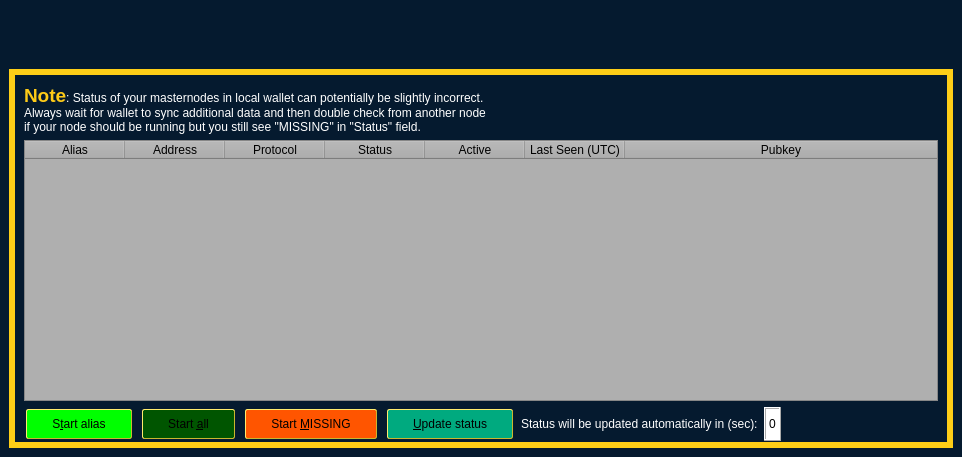
<?xml version="1.0" encoding="UTF-8"?>
<ui version="4.0">
 <class>MasternodeList</class>
 <widget class="QWidget" name="MasternodeList">
  <property name="geometry">
   <rect>
    <x>0</x>
    <y>0</y>
    <width>962</width>
    <height>457</height>
   </rect>
  </property>
  <property name="windowTitle">
   <string>Form</string>
  </property>
  <property name="styleSheet">
   <string notr="true">background-color: rgb(5, 26, 47);
color: black;</string>
  </property>
  <layout class="QVBoxLayout" name="topLayout" stretch="0">
   <property name="margin">
    <number>9</number>
   </property>
   <item>
    <layout class="QVBoxLayout" name="verticalLayout_Master" stretch="0,1">
     <property name="spacing">
      <number>0</number>
     </property>
     <item>
      <widget class="QFrame" name="frame_Header">
       <property name="styleSheet">
        <string notr="true">background: transparent</string>
       </property>
       <layout class="QVBoxLayout" name="verticalLayout_4">
        <property name="margin">
         <number>0</number>
        </property>
        <item>
         <layout class="QHBoxLayout" name="horizontalLayout_Header" stretch="1,0">
          <item>
           <spacer name="horizontalSpacer">
            <property name="orientation">
             <enum>Qt::Horizontal</enum>
            </property>
            <property name="sizeHint" stdset="0">
             <size>
              <width>40</width>
              <height>20</height>
             </size>
            </property>
           </spacer>
          </item>
          <item>
           <widget class="QLabel" name="labelOverviewHeaderRight">
            <property name="minimumSize">
             <size>
              <width>464</width>
              <height>60</height>
             </size>
            </property>
            <property name="maximumSize">
             <size>
              <width>16777215</width>
              <height>60</height>
             </size>
            </property>
            <property name="font">
             <font>
              <pointsize>14</pointsize>
             </font>
            </property>
            <property name="styleSheet">
             <string notr="true">background: transparent	</string>
            </property>
            <property name="text">
             <string/>
            </property>
            <property name="alignment">
             <set>Qt::AlignRight|Qt::AlignTrailing|Qt::AlignVCenter</set>
            </property>
           </widget>
          </item>
         </layout>
        </item>
       </layout>
      </widget>
     </item>
     <item>
      <widget class="QFrame" name="frame_BG">
       <property name="styleSheet">
        <string notr="true">background-color: rgb(254, 206, 23);
color: black;</string>
       </property>
       <layout class="QVBoxLayout" name="verticalLayout_3">
        <property name="margin">
         <number>6</number>
        </property>
        <item>
         <widget class="QFrame" name="frame_Content">
          <layout class="QVBoxLayout" name="verticalLayout">
           <property name="spacing">
            <number>0</number>
           </property>
           <property name="margin">
            <number>0</number>
           </property>
           <item>
            <layout class="QGridLayout" name="gridLayout_2">
             <property name="spacing">
              <number>2</number>
             </property>
             <item row="0" column="0">
              <widget class="QFrame" name="frameList">
               <property name="styleSheet">
                <string notr="true">background-color: rgb(5, 26, 47);
color: black;</string>
               </property>
               <layout class="QVBoxLayout" name="verticalLayout_2">
                <property name="bottomMargin">
                 <number>1</number>
                </property>
                <item>
                 <layout class="QHBoxLayout" name="horizontalLayout_note">
                  <property name="bottomMargin">
                   <number>0</number>
                  </property>
                  <item>
                   <widget class="QLabel" name="updateNote">
                    <property name="styleSheet">
                     <string notr="true">background-color: transparent;
color: white;</string>
                    </property>
                    <property name="text">
                     <string>&lt;html&gt;&lt;head/&gt;&lt;body&gt;&lt;p&gt;&lt;span style=&quot; font-size:14pt; font-weight:600; color:#fecb17;&quot;&gt;Note&lt;/span&gt;: Status of your masternodes in local wallet can potentially be slightly incorrect.&lt;br/&gt;Always wait for wallet to sync additional data and then double check from another node&lt;br/&gt;if your node should be running but you still see &amp;quot;MISSING&amp;quot; in &amp;quot;Status&amp;quot; field.&lt;/p&gt;&lt;/body&gt;&lt;/html&gt;</string>
                    </property>
                   </widget>
                  </item>
                 </layout>
                </item>
                <item>
                 <widget class="QTableWidget" name="tableWidgetMyMasternodes">
                  <property name="minimumSize">
                   <size>
                    <width>695</width>
                    <height>0</height>
                   </size>
                  </property>
                  <property name="palette">
                   <palette>
                    <active>
                     <colorrole role="WindowText">
                      <brush brushstyle="SolidPattern">
                       <color alpha="255">
                        <red>0</red>
                        <green>0</green>
                        <blue>0</blue>
                       </color>
                      </brush>
                     </colorrole>
                     <colorrole role="Button">
                      <brush brushstyle="SolidPattern">
                       <color alpha="255">
                        <red>175</red>
                        <green>175</green>
                        <blue>175</blue>
                       </color>
                      </brush>
                     </colorrole>
                     <colorrole role="Text">
                      <brush brushstyle="SolidPattern">
                       <color alpha="255">
                        <red>0</red>
                        <green>0</green>
                        <blue>0</blue>
                       </color>
                      </brush>
                     </colorrole>
                     <colorrole role="ButtonText">
                      <brush brushstyle="SolidPattern">
                       <color alpha="255">
                        <red>0</red>
                        <green>0</green>
                        <blue>0</blue>
                       </color>
                      </brush>
                     </colorrole>
                     <colorrole role="Base">
                      <brush brushstyle="SolidPattern">
                       <color alpha="255">
                        <red>175</red>
                        <green>175</green>
                        <blue>175</blue>
                       </color>
                      </brush>
                     </colorrole>
                     <colorrole role="Window">
                      <brush brushstyle="SolidPattern">
                       <color alpha="255">
                        <red>175</red>
                        <green>175</green>
                        <blue>175</blue>
                       </color>
                      </brush>
                     </colorrole>
                    </active>
                    <inactive>
                     <colorrole role="WindowText">
                      <brush brushstyle="SolidPattern">
                       <color alpha="255">
                        <red>0</red>
                        <green>0</green>
                        <blue>0</blue>
                       </color>
                      </brush>
                     </colorrole>
                     <colorrole role="Button">
                      <brush brushstyle="SolidPattern">
                       <color alpha="255">
                        <red>175</red>
                        <green>175</green>
                        <blue>175</blue>
                       </color>
                      </brush>
                     </colorrole>
                     <colorrole role="Text">
                      <brush brushstyle="SolidPattern">
                       <color alpha="255">
                        <red>0</red>
                        <green>0</green>
                        <blue>0</blue>
                       </color>
                      </brush>
                     </colorrole>
                     <colorrole role="ButtonText">
                      <brush brushstyle="SolidPattern">
                       <color alpha="255">
                        <red>0</red>
                        <green>0</green>
                        <blue>0</blue>
                       </color>
                      </brush>
                     </colorrole>
                     <colorrole role="Base">
                      <brush brushstyle="SolidPattern">
                       <color alpha="255">
                        <red>175</red>
                        <green>175</green>
                        <blue>175</blue>
                       </color>
                      </brush>
                     </colorrole>
                     <colorrole role="Window">
                      <brush brushstyle="SolidPattern">
                       <color alpha="255">
                        <red>175</red>
                        <green>175</green>
                        <blue>175</blue>
                       </color>
                      </brush>
                     </colorrole>
                    </inactive>
                    <disabled>
                     <colorrole role="WindowText">
                      <brush brushstyle="SolidPattern">
                       <color alpha="255">
                        <red>0</red>
                        <green>0</green>
                        <blue>0</blue>
                       </color>
                      </brush>
                     </colorrole>
                     <colorrole role="Button">
                      <brush brushstyle="SolidPattern">
                       <color alpha="255">
                        <red>175</red>
                        <green>175</green>
                        <blue>175</blue>
                       </color>
                      </brush>
                     </colorrole>
                     <colorrole role="Text">
                      <brush brushstyle="SolidPattern">
                       <color alpha="255">
                        <red>0</red>
                        <green>0</green>
                        <blue>0</blue>
                       </color>
                      </brush>
                     </colorrole>
                     <colorrole role="ButtonText">
                      <brush brushstyle="SolidPattern">
                       <color alpha="255">
                        <red>0</red>
                        <green>0</green>
                        <blue>0</blue>
                       </color>
                      </brush>
                     </colorrole>
                     <colorrole role="Base">
                      <brush brushstyle="SolidPattern">
                       <color alpha="255">
                        <red>175</red>
                        <green>175</green>
                        <blue>175</blue>
                       </color>
                      </brush>
                     </colorrole>
                     <colorrole role="Window">
                      <brush brushstyle="SolidPattern">
                       <color alpha="255">
                        <red>175</red>
                        <green>175</green>
                        <blue>175</blue>
                       </color>
                      </brush>
                     </colorrole>
                    </disabled>
                   </palette>
                  </property>
                  <property name="styleSheet">
                   <string notr="true">background-color: rgb(175, 175, 175);
color:black</string>
                  </property>
                  <property name="editTriggers">
                   <set>QAbstractItemView::NoEditTriggers</set>
                  </property>
                  <property name="alternatingRowColors">
                   <bool>true</bool>
                  </property>
                  <property name="selectionMode">
                   <enum>QAbstractItemView::SingleSelection</enum>
                  </property>
                  <property name="selectionBehavior">
                   <enum>QAbstractItemView::SelectRows</enum>
                  </property>
                  <property name="sortingEnabled">
                   <bool>true</bool>
                  </property>
                  <attribute name="horizontalHeaderStretchLastSection">
                   <bool>true</bool>
                  </attribute>
                  <column>
                   <property name="text">
                    <string>Alias</string>
                   </property>
                  </column>
                  <column>
                   <property name="text">
                    <string>Address</string>
                   </property>
                  </column>
                  <column>
                   <property name="text">
                    <string>Protocol</string>
                   </property>
                  </column>
                  <column>
                   <property name="text">
                    <string>Status</string>
                   </property>
                  </column>
                  <column>
                   <property name="text">
                    <string>Active</string>
                   </property>
                  </column>
                  <column>
                   <property name="text">
                    <string>Last Seen (UTC)</string>
                   </property>
                  </column>
                  <column>
                   <property name="text">
                    <string>Pubkey</string>
                   </property>
                  </column>
                 </widget>
                </item>
                <item>
                 <layout class="QHBoxLayout" name="horizontalLayout_5">
                  <property name="bottomMargin">
                   <number>0</number>
                  </property>
                  <item>
                   <widget class="QPushButton" name="startButton">
                    <property name="styleSheet">
                     <string notr="true">QPushButton { /* Global Button Style */;
	background-color: rgb(0, 255, 0);
	border-width: 1px;
	border-style: outset;
	border-color: #cbb62f;
	border-radius: 2px;
	color:#000000;
	font-size:12px;
	font-weight:;
	padding-left:25px;
	padding-right:25px;
	padding-top:1px;
	padding-bottom:1px;
	height: 26px;
	margin: 2px;
}
QPushButton:hover {
	background-color: #fecb17;
}

QPushButton:pressed {
	background-color: rgb(170, 255, 255);
	border:1px solid #000000;
}</string>
                    </property>
                    <property name="text">
                     <string>S&amp;tart alias</string>
                    </property>
                   </widget>
                  </item>
                  <item>
                   <widget class="QPushButton" name="startAllButton">
                    <property name="styleSheet">
                     <string notr="true">QPushButton { /* Global Button Style */
	background-color: rgb(0, 85, 0);
	border-width: 1px;
	border-style: outset;
	border-color: #cbb62f;
	border-radius: 2px;
	color:black;
	font-size:12px;
	font-weight:;
	padding-left:25px;
	padding-right:25px;
	padding-top:1px;
	padding-bottom:1px;
	height: 26px;
	margin: 2px;
}
QPushButton:hover {
	background-color: #fecb17;
}

QPushButton:pressed {
	background-color: rgb(170, 255, 255);
	border:1px solid #000000;
}</string>
                    </property>
                    <property name="text">
                     <string>Start &amp;all</string>
                    </property>
                   </widget>
                  </item>
                  <item>
                   <widget class="QPushButton" name="startMissingButton">
                    <property name="styleSheet">
                     <string notr="true">QPushButton { /* Global Button Style */
	background-color: rgb(255, 85, 0);
	border-width: 1px;
	border-style: outset;
	border-color: #cbb62f;
	border-radius: 2px;
	color:#000000;
	font-size:12px;
	font-weight:;
	padding-left:25px;
	padding-right:25px;
	padding-top:1px;
	padding-bottom:1px;
	height: 26px;
	margin: 2px;
}
QPushButton:hover {
	background-color: #fecb17;
}

QPushButton:pressed {
	background-color: rgb(170, 255, 255);
	border:1px solid #000000;
}</string>
                    </property>
                    <property name="text">
                     <string>Start &amp;MISSING</string>
                    </property>
                   </widget>
                  </item>
                  <item>
                   <widget class="QPushButton" name="UpdateButton">
                    <property name="styleSheet">
                     <string notr="true">QPushButton { /* Global Button Style */
	background-color: rgb(0, 170, 127);
	border-width: 1px;
	border-style: outset;
	border-color: #cbb62f;
	border-radius: 2px;
	color:#000000;
	font-size:12px;
	font-weight:;
	padding-left:25px;
	padding-right:25px;
	padding-top:1px;
	padding-bottom:1px;
	height: 26px;
	margin: 2px;
}
QPushButton:hover {
	background-color: #fecb17;
}

QPushButton:pressed {
	background-color: rgb(170, 255, 255);
	border:1px solid #000000;
}</string>
                    </property>
                    <property name="text">
                     <string>&amp;Update status</string>
                    </property>
                   </widget>
                  </item>
                  <item>
                   <widget class="QLabel" name="autoupdate_label">
                    <property name="styleSheet">
                     <string notr="true">background: transparent;
color:white</string>
                    </property>
                    <property name="text">
                     <string>Status will be updated automatically in (sec):</string>
                    </property>
                   </widget>
                  </item>
                  <item>
                   <widget class="QLabel" name="secondsLabel">
                    <property name="styleSheet">
                     <string notr="true">background: white;
color:black</string>
                    </property>
                    <property name="frameShape">
                     <enum>QFrame::Box</enum>
                    </property>
                    <property name="frameShadow">
                     <enum>QFrame::Raised</enum>
                    </property>
                    <property name="text">
                     <string>0</string>
                    </property>
                   </widget>
                  </item>
                  <item>
                   <spacer name="horizontalSpacer_5">
                    <property name="orientation">
                     <enum>Qt::Horizontal</enum>
                    </property>
                    <property name="sizeHint" stdset="0">
                     <size>
                      <width>40</width>
                      <height>20</height>
                     </size>
                    </property>
                   </spacer>
                  </item>
                 </layout>
                </item>
               </layout>
              </widget>
             </item>
            </layout>
           </item>
          </layout>
         </widget>
        </item>
       </layout>
      </widget>
     </item>
    </layout>
   </item>
  </layout>
 </widget>
 <resources/>
 <connections/>
</ui>
